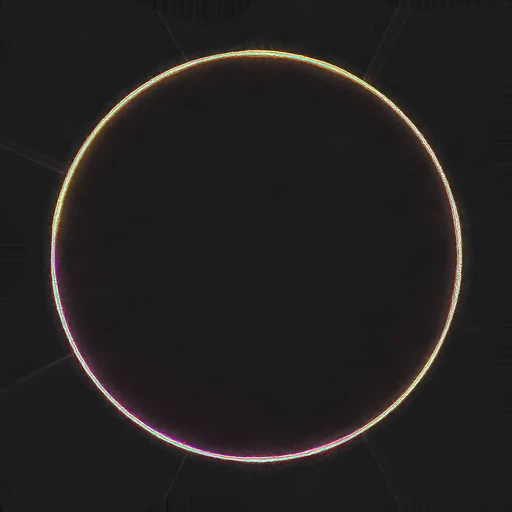
#> input picture assets/clips/0.webp, 512 x 512 px
$ python -i contour_extractor.py   (imports and definitions only)
#> lines starting #> are read from the running program, lines starting #| are printed output that depends on the picture; after the words box and inside, x2 and y2 are one past the last pixel; in counts of white or black regions, pixels touching at a corner belong together
### src/utils/logger.py
"""Centralized logging configuration for Vibing Letters.

This module provides structured logging with consistent formatting,
log levels, and performance tracking capabilities.
"""

import logging
import sys
import time
from pathlib import Path
from typing import Optional
from contextlib import contextmanager


# Global logger cache
_loggers = {}


def setup_logging(
    level: str = 'INFO',
    log_file: Optional[Path] = None,
    log_to_console: bool = True,
    log_format: Optional[str] = None
) -> None:
    """Set up the root logger configuration.

    Args:
        level: Logging level ('DEBUG', 'INFO', 'WARNING', 'ERROR', 'CRITICAL')
        log_file: Optional file path to write logs to
        log_to_console: Whether to log to console (default: True)
        log_format: Custom log format string (uses default if None)
    """
    # Convert string level to logging constant
    numeric_level = getattr(logging, level.upper(), logging.INFO)

    # Default format with timestamp, level, module, and message
    if log_format is None:
        log_format = '%(asctime)s - %(levelname)-8s - %(name)s - %(message)s'

    # Configure root logger
    root_logger = logging.getLogger()
    root_logger.setLevel(numeric_level)

    # Clear existing handlers
    root_logger.handlers.clear()

    # Create formatter
    formatter = logging.Formatter(log_format, datefmt='%Y-%m-%d %H:%M:%S')

    # Console handler
    if log_to_console:
        console_handler = logging.StreamHandler(sys.stdout)
        console_handler.setLevel(numeric_level)
        console_handler.setFormatter(formatter)
        root_logger.addHandler(console_handler)

    # File handler
    if log_file:
        log_file = Path(log_file)
        log_file.parent.mkdir(parents=True, exist_ok=True)

        file_handler = logging.FileHandler(log_file, encoding='utf-8')
        file_handler.setLevel(numeric_level)
        file_handler.setFormatter(formatter)
        root_logger.addHandler(file_handler)


def get_logger(name: str) -> logging.Logger:
    """Get a logger instance for a specific module.

    Args:
        name: Name for the logger (typically __name__)

    Returns:
        logging.Logger: Configured logger instance
    """
#> further down, picture is the input picture: shape (512, 512, 3); mean B, G, R 32.5, 33.1, 35.3
    if name not in _loggers:
        logger = logging.getLogger(name)
        _loggers[name] = logger
    return _loggers[name]


class PerformanceTimer:
    """Context manager for measuring and logging performance metrics.

    Example:
        with PerformanceTimer(logger, "Processing image"):
            # ... do work ...
        # Logs: "Processing image completed in 0.123s"
    """

    # [74 lines left out: functions __init__, __enter__, __exit__, elapsed, log_operation, not called in this run]


class CounterLogger:
    """Logger with built-in counters for tracking metrics.

    Example:
        counter = CounterLogger(logger)
        counter.increment('frames_generated')
        counter.log_summary()  # Logs all counters
    """

    # [104 lines left out: functions __init__, increment, set_counter, record_time, get_counter, get_timer_stats and 2 more, not called in this run]


# Initialize default logging on module import
setup_logging(level='INFO', log_to_console=True)

### src/morphing/contour_extractor.py
"""Contour extraction and resampling for Vibing Letters.

This module provides the ContourExtractor class for extracting contours
from images and resampling them to a fixed number of points for morphing.
"""

import cv2
import numpy as np
from pathlib import Path
from typing import Union, Optional

from ..utils.logger import get_logger
from ..utils.validators import validate_image_file, ValidationError


logger = get_logger(__name__)


class ContourExtractor:
    """Extracts and resamples contours from images.

    This class handles contour extraction using OpenCV and provides
    methods for resampling contours to a fixed number of evenly-spaced points.
    """

    def __init__(self, n_points: int = 120, threshold: int = 127):
        """Initialize the contour extractor.

        Args:
            n_points: Number of points to resample contours to (default: 120)
            threshold: Binary threshold value for contour detection (default: 127)

        Raises:
            ValueError: If parameters are invalid
        """
        if n_points < 3:
            raise ValueError(f"n_points must be >= 3, got {n_points}")
        if not 0 <= threshold <= 255:
            raise ValueError(f"threshold must be in [0, 255], got {threshold}")

        self.n_points = n_points
        self.threshold = threshold

        logger.debug(f"ContourExtractor initialized with n_points={n_points}, threshold={threshold}")

    def extract_from_image(self, image: np.ndarray) -> np.ndarray:
        """Extract the largest contour from an image.

        Args:
            image: Input image (BGR format from cv2.imread)

        Returns:
            np.ndarray: Contour points as Nx2 array of (x, y) coordinates

        Raises:
            ValueError: If no contours found or image is invalid
        """
        if image is None or image.size == 0:
            raise ValueError("Invalid image: image is None or empty")

        logger.debug(f"Extracting contour from image of shape {image.shape}")

        try:
            # Convert to grayscale
            gray = cv2.cvtColor(image, cv2.COLOR_BGR2GRAY)
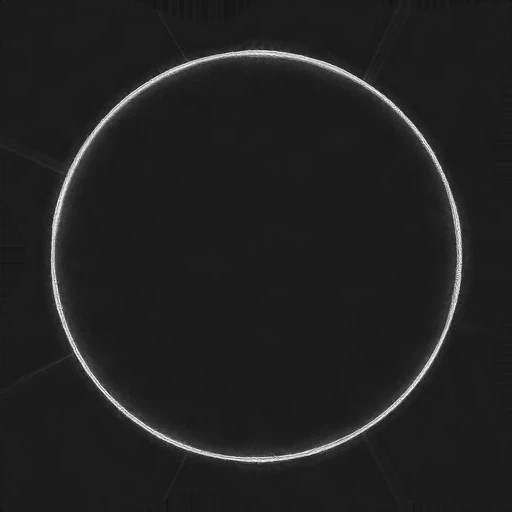
#> gray: shape (512, 512); min 19, max 253, mean 33.7

            # Apply binary threshold (invert so object is white)
            _, thresh = cv2.threshold(gray, self.threshold, 255, cv2.THRESH_BINARY_INV)
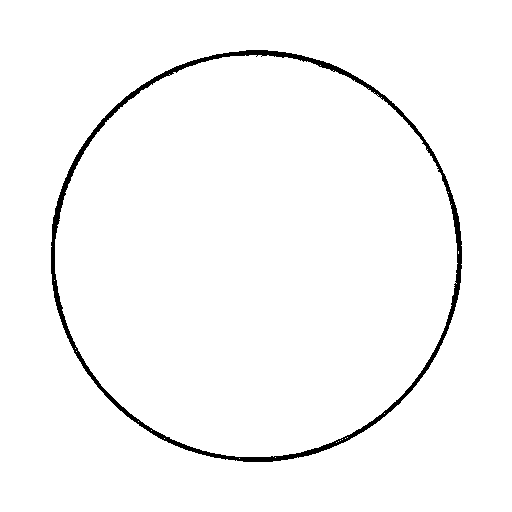
#> thresh: shape (512, 512); 97.8% white; 1 black region, box (x1, y1, x2, y2) and area: (51, 50, 462, 462) 5758

            # Find contours
            contours, _ = cv2.findContours(thresh, cv2.RETR_EXTERNAL, cv2.CHAIN_APPROX_SIMPLE)
#> contours = [[[0, 0], [0, 511], [511, 511], [511, 0]]]

            if not contours:
                raise ValueError("No contours found in image")

            # Get the largest contour by area
            contour = max(contours, key=cv2.contourArea)
#> contour = [[0, 0], [0, 511], [511, 511], [511, 0]]

            # Reshape to Nx2 array (remove middle dimension)
            contour_points = contour[:, 0, :]
#> contour_points = [[0, 0], [0, 511], [511, 511], [511, 0]]

            logger.debug(f"Extracted contour with {len(contour_points)} points, "
                        f"area={cv2.contourArea(contour):.2f}")

            return contour_points

        except cv2.error as e:
            logger.error(f"OpenCV error during contour extraction: {e}")
            raise ValueError(f"Failed to extract contour: {e}")

    # [191 lines left out: functions extract_from_file, resample, extract_and_resample, get_contour_properties, not called in this run]

>>> import cv2
>>> picture = cv2.imread('../../assets/clips/0.webp')
>>> result = ContourExtractor().extract_from_image(picture)
#> result = [[0, 0], [0, 511], [511, 511], [511, 0]]

$ run again, on assets/clips/3.webp
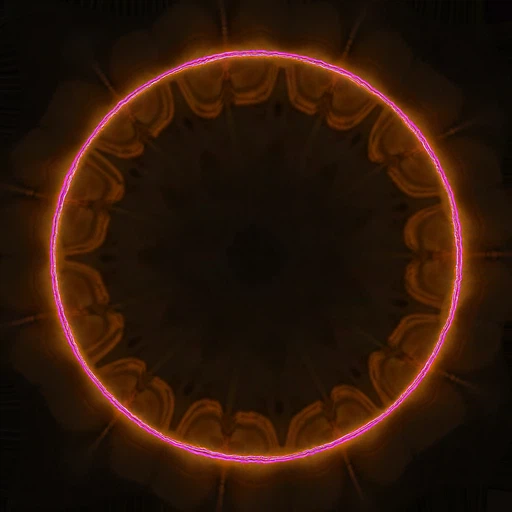
#> input picture assets/clips/3.webp, 512 x 512 px
#> picture is the input picture: shape (512, 512, 3); mean B, G, R 9.3, 22.9, 46.7
#> in extract_from_image, `gray = cv2.cvtColor(image, cv2.COLOR_BGR2GRAY)`:
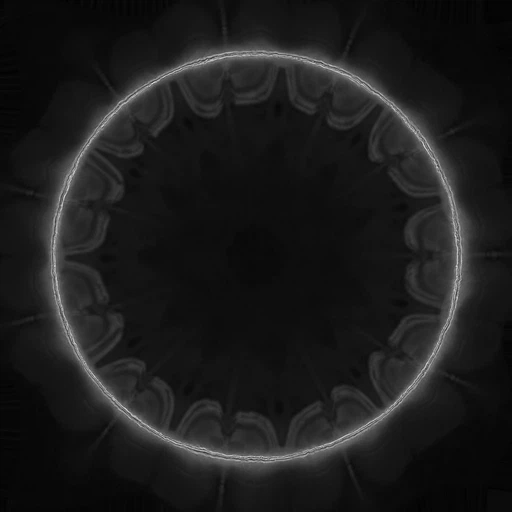
#> gray: shape (512, 512); min 0, max 221, mean 28.5
#> in extract_from_image, `_, thresh = cv2.threshold(gray, self.threshold, 255, cv2.THRESH_BINARY..`:
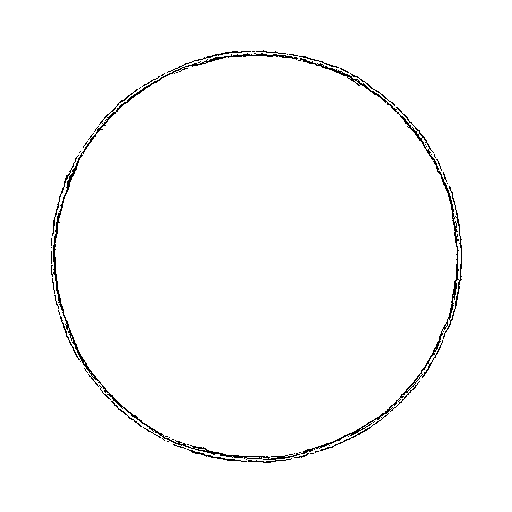
#> thresh: shape (512, 512); 98.4% white; black in thin lines or dots, all inside (x1, y1, x2, y2) = (51, 50, 462, 463)
#> contours = [[[0, 0], [0, 511], [511, 511], [511, 0]]]
#> contour = [[0, 0], [0, 511], [511, 511], [511, 0]]
